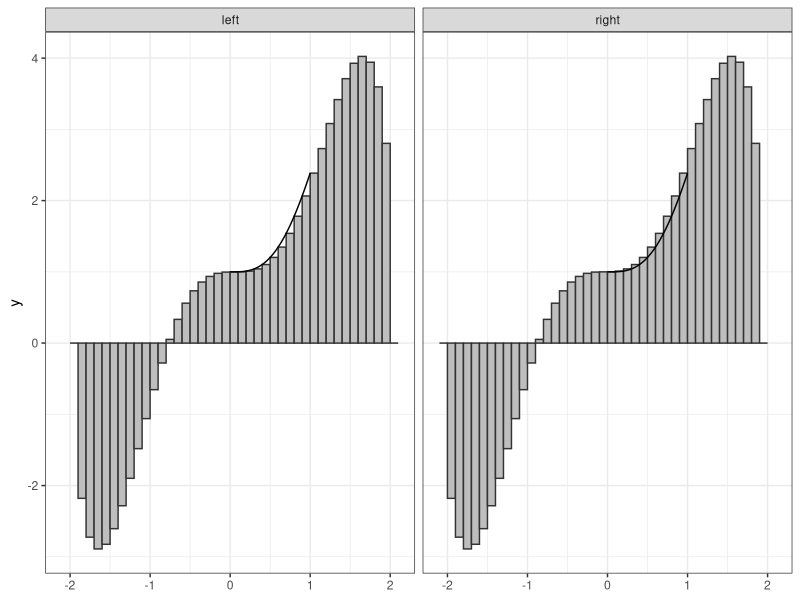

R code for this plot: (Note: this script raises an error after producing the figure.)
## ---- chunk 1
f <- function(x) {
    (x^3 * cos(x/2) + 1/2) * sqrt(4 - x^2)
}

## ---- chunk 2
res <- integrate(f, -2, 2, abs.tol = 1e-10)
# Get 10 digits:
sprintf("%0.09f", res$value)
## ---- chunk 3
library(tibble)
library(dplyr)
library(ggplot2)

from_left <- tibble(x = seq(-2, 2, .1), xmin = x, xmax = x + .1, y = f(x), type = "left")
from_right <- tibble(x = seq(-2, 2, .1), xmin = x - .1, xmax = x, y = f(x), type = "right")

rects <- bind_rows(from_left, from_right)

ggplot(rects, aes(xmin = xmin, xmax = xmax, ymin = 0, ymax = y)) +
  geom_rect(fill = "grey", color = "grey20") +
  facet_wrap(~type) +
  geom_function(fun = f) +
  theme_bw()

## ---- chunk 4
tol <- 10e-10/2
delta <- .5
n <- 0
iter_diff <- Inf # something big
area <- 0

# It's Always a good idea to have a maximum number of iterations to prevent
# while loops running forever.
while(iter_diff > tol & n < 100) {
  n <- n + 1
  delta <- delta/2
  from_left <- tibble(x = seq(-2, 2, delta), y = f(x),
                      xmin = x, xmax = x + delta, type = "left")
  from_right <- tibble(x = seq(-2, 2, delta), y = f(x),
                       xmin = x - delta, xmax = x, type = "right")

  rects <- bind_rows(from_left, from_right) %>%
    group_by(type) %>%
    summarize(area = sum(delta * (y - 0)))
  new_area <- mean(rects$area)
  # Calculate difference from previous iteration
  iter_diff <- abs(area - new_area)
  area <- new_area
}

sprintf("%0.09f", area)
## ---- chunk 5
mc_data <- tibble(x = runif(100000000, -2, 2), y = f(x)) %>%
  mutate(
    # Number of data values
    n = row_number(),
    # Sum of all data values up to that point
    ysum = cumsum(y),
    # Cumulative mean
    yavg = ysum/n,
    # Multiply by x range to get estimate
    est = (2 - (-2)) * yavg,
    err = pi - est
  )

# Ggplot isn't gonna like having 100 million points, so let's focus on the gist of this...
plot_data <- mc_data[c(1:1000, 
                       (101:999)*10, 
                       round(seq(10000, nrow(mc_data), length.out = 50000))),]
ggplot(plot_data,
       aes(x = n, y = est)) +
  geom_line() +
  geom_hline(aes(yintercept = pi), color = "red") +
  scale_x_log10()
